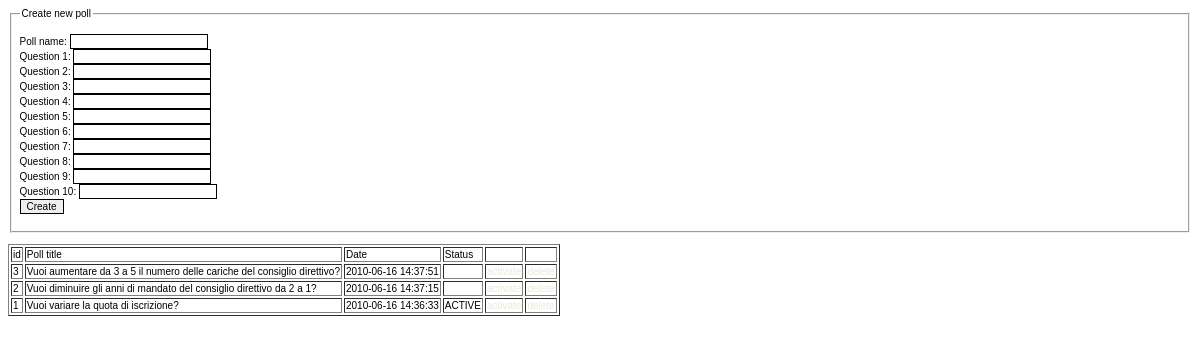
/poll/test_poll_admin.php, run on the app's committed database.
### tables this page shows
CREATE TABLE `poll_desc` (
  `pollid` int(11) NOT NULL default '0',
  `polltitle` varchar(100) NOT NULL default '',
  `timestamp` datetime NOT NULL default '0000-00-00 00:00:00',
  `votecount` mediumint(9) NOT NULL default '0',
  `STATUS` varchar(6) default NULL,
  PRIMARY KEY  (`pollid`)
);

### poll/miniPollAdmin.class.php (the view, shortened to what this page needs)
<?php
class miniPollAdmin {
	var $results_page;
	var $max_questions;
	function miniPollAdmin() {
		$this->results_page = "test_poll_admin.php";
		$this->max_questions = 10;
	}
	function listPolls() {
		$sql = @mysql_query ("SELECT pollid, polltitle, status, timestamp FROM poll_desc ORDER BY timestamp DESC");
		echo "<table border=\"1\">
		<tr><td>id</td>
		<td>Poll title</td>
		<td>Date</td>
		<td>Status</td>
		<td>&nbsp;</td>
		<td>&nbsp;</td></tr>";
		while ($row = @mysql_fetch_object($sql)) {
			echo "\t<tr><td>$row->pollid</td>
			<td>$row->polltitle</td>
			<td>$row->timestamp</td>
			<td>" . strtoupper($row->status) . "</td>
			<td><a href=\"$this->results_page?opt=activate&amp;pollid=$row->pollid\">activate</a></td>
			<td><a href=\"$this->results_page?opt=delete&amp;pollid=$row->pollid\">delete</a></td></tr>\r\n";
		}
		echo "</table>\r\n";
	}
	function newPollForm() {
		echo "<fieldset>
		<legend>Create new poll</legend>
		<form method=\"get\" name=\"form1\" method=\"post\" action=\"$this->results_page\"><br />\r\n";
		echo "Poll name: <input name=\"pollname\" type=\"text\" id=\"pollname\" class=\"formlook\" /><br />\r\n";
		for ($i = 1; $i <= $this->max_questions; $i ++) {
		    echo "Question $i: <input name=\"q[$i]\" type=\"text\" id=\"q[$i]\" class=\"formlook\" /><br />\r\n";
		}
		echo "<input type=\"submit\" name=\"Submit\" value=\"Create\" class=\"formlook\" /><br />\r\n</form><br />\r\n</fieldset>\r\n";
	}
}
?>

### poll/test_poll_admin.php (shortened to what this page needs)
<?php
include_once ("miniPollAdmin.class.php");
?>
<!DOCTYPE html PUBLIC "-//W3C//DTD XHTML 1.0 Transitional//EN" "http://www.w3.org/TR/xhtml1/DTD/xhtml1-transitional.dtd">
<html xmlns="http://www.w3.org/1999/xhtml">
<head>
<link href="poll.css" rel="stylesheet" type="text/css" />
</head>
<body>
<?php
$test = new miniPollAdmin;
$test->newPollForm();
echo "<br />";
$test->listPolls();
?>
</body>
</html>

### poll/poll.css (style rules this page uses)
body { font-family: Verdana, Arial, Helvetica; font-size: 10px; }
a:link { font-family: Verdana, Arial, Helvetica, sans-serif; color: #ece9d8; text-decoration: none; }
.formlook { font-family: Verdana, Arial, Helvetica, sans-serif; font-size: 10px; color: #000000; border: 1px solid #000000; }

### data on the page
poll_desc: pollid "3", polltitle "Vuoi aumentare da 3 a 5 il numero delle cariche del consiglio direttivo?", timestamp "2010-06-16 14:37:51"
poll_desc: pollid "2", polltitle "Vuoi diminuire gli anni di mandato del consiglio direttivo da 2 a 1?", timestamp "2010-06-16 14:37:15"
poll_desc: pollid "1", polltitle "Vuoi variare la quota di iscrizione?", timestamp "2010-06-16 14:36:33", STATUS "ACTIVE"
